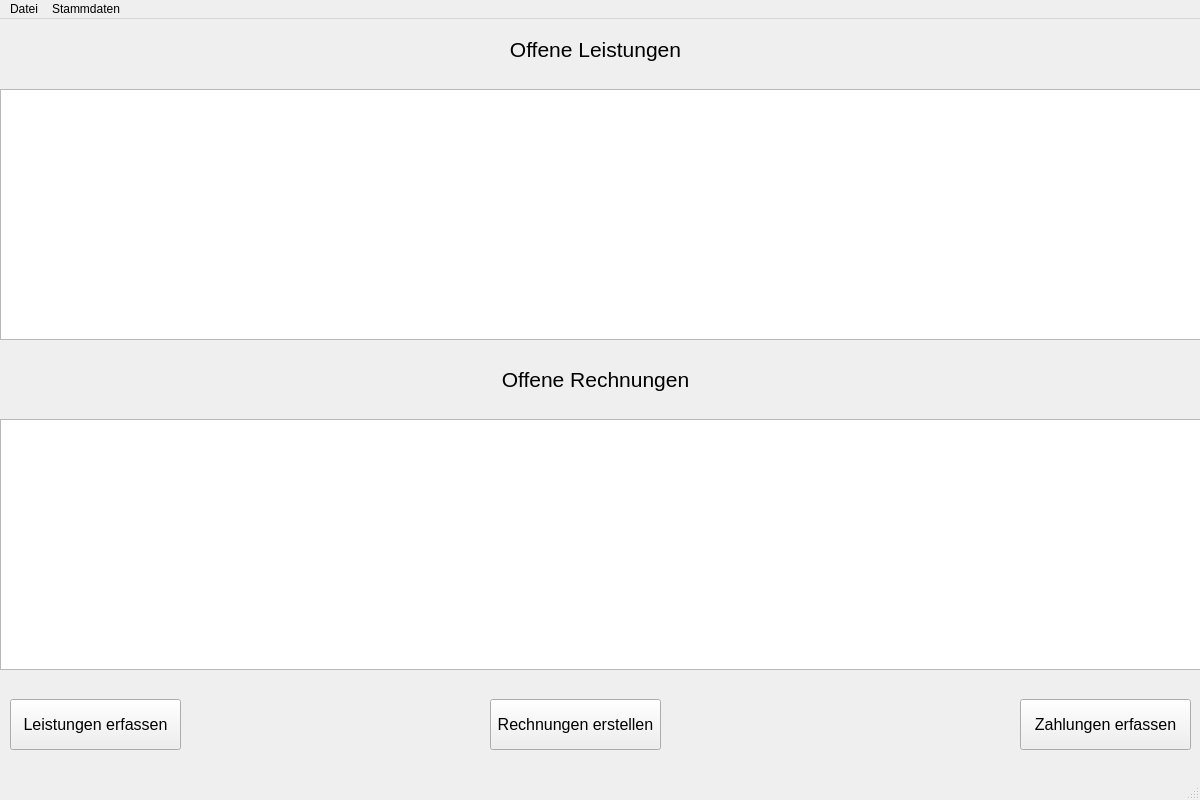
<?xml version="1.0" encoding="UTF-8"?>
<ui version="4.0">
 <class>frm_main</class>
 <widget class="QMainWindow" name="frm_main">
  <property name="geometry">
   <rect>
    <x>0</x>
    <y>0</y>
    <width>1200</width>
    <height>800</height>
   </rect>
  </property>
  <property name="windowTitle">
   <string>MainWindow</string>
  </property>
  <widget class="QWidget" name="centralwidget">
   <widget class="QLabel" name="lb_offene_leistungen">
    <property name="geometry">
     <rect>
      <x>0</x>
      <y>10</y>
      <width>1191</width>
      <height>41</height>
     </rect>
    </property>
    <property name="font">
     <font>
      <pointsize>16</pointsize>
     </font>
    </property>
    <property name="text">
     <string>Offene Leistungen</string>
    </property>
    <property name="alignment">
     <set>Qt::AlignCenter</set>
    </property>
   </widget>
   <widget class="QLabel" name="lb_offene_rechnungen">
    <property name="geometry">
     <rect>
      <x>0</x>
      <y>340</y>
      <width>1191</width>
      <height>41</height>
     </rect>
    </property>
    <property name="font">
     <font>
      <pointsize>16</pointsize>
     </font>
    </property>
    <property name="text">
     <string>Offene Rechnungen</string>
    </property>
    <property name="alignment">
     <set>Qt::AlignCenter</set>
    </property>
   </widget>
   <widget class="QTableView" name="tbl_offene_leitsungen">
    <property name="geometry">
     <rect>
      <x>0</x>
      <y>70</y>
      <width>1201</width>
      <height>251</height>
     </rect>
    </property>
   </widget>
   <widget class="QTableView" name="tbl_offene_rechnungen">
    <property name="geometry">
     <rect>
      <x>0</x>
      <y>400</y>
      <width>1201</width>
      <height>251</height>
     </rect>
    </property>
   </widget>
   <widget class="QPushButton" name="bt_leistungen_erfassen">
    <property name="geometry">
     <rect>
      <x>10</x>
      <y>680</y>
      <width>171</width>
      <height>51</height>
     </rect>
    </property>
    <property name="font">
     <font>
      <pointsize>12</pointsize>
     </font>
    </property>
    <property name="text">
     <string>Leistungen erfassen</string>
    </property>
   </widget>
   <widget class="QPushButton" name="bt_rechnungen_erstellen">
    <property name="geometry">
     <rect>
      <x>490</x>
      <y>680</y>
      <width>171</width>
      <height>51</height>
     </rect>
    </property>
    <property name="font">
     <font>
      <pointsize>12</pointsize>
     </font>
    </property>
    <property name="text">
     <string>Rechnungen erstellen</string>
    </property>
   </widget>
   <widget class="QPushButton" name="bt_zahlungen_erfassen">
    <property name="geometry">
     <rect>
      <x>1020</x>
      <y>680</y>
      <width>171</width>
      <height>51</height>
     </rect>
    </property>
    <property name="font">
     <font>
      <pointsize>12</pointsize>
     </font>
    </property>
    <property name="text">
     <string>Zahlungen erfassen</string>
    </property>
   </widget>
  </widget>
  <widget class="QMenuBar" name="menubar">
   <property name="geometry">
    <rect>
     <x>0</x>
     <y>0</y>
     <width>1200</width>
     <height>22</height>
    </rect>
   </property>
   <widget class="QMenu" name="menuDatei">
    <property name="title">
     <string>Datei</string>
    </property>
    <addaction name="actionQuit"/>
   </widget>
   <widget class="QMenu" name="menuStammdaten">
    <property name="title">
     <string>Stammdaten</string>
    </property>
    <addaction name="actionKunden_verwalten"/>
    <addaction name="actionAuftragnehmer_verwalten"/>
   </widget>
   <addaction name="menuDatei"/>
   <addaction name="menuStammdaten"/>
  </widget>
  <widget class="QStatusBar" name="statusbar"/>
  <action name="actionQuit">
   <property name="text">
    <string>Quit</string>
   </property>
  </action>
  <action name="actionKunden_verwalten">
   <property name="text">
    <string>Kunden verwalten</string>
   </property>
  </action>
  <action name="actionAuftragnehmer_verwalten">
   <property name="text">
    <string>Auftragnehmer verwalten</string>
   </property>
  </action>
 </widget>
 <resources/>
 <connections/>
</ui>
